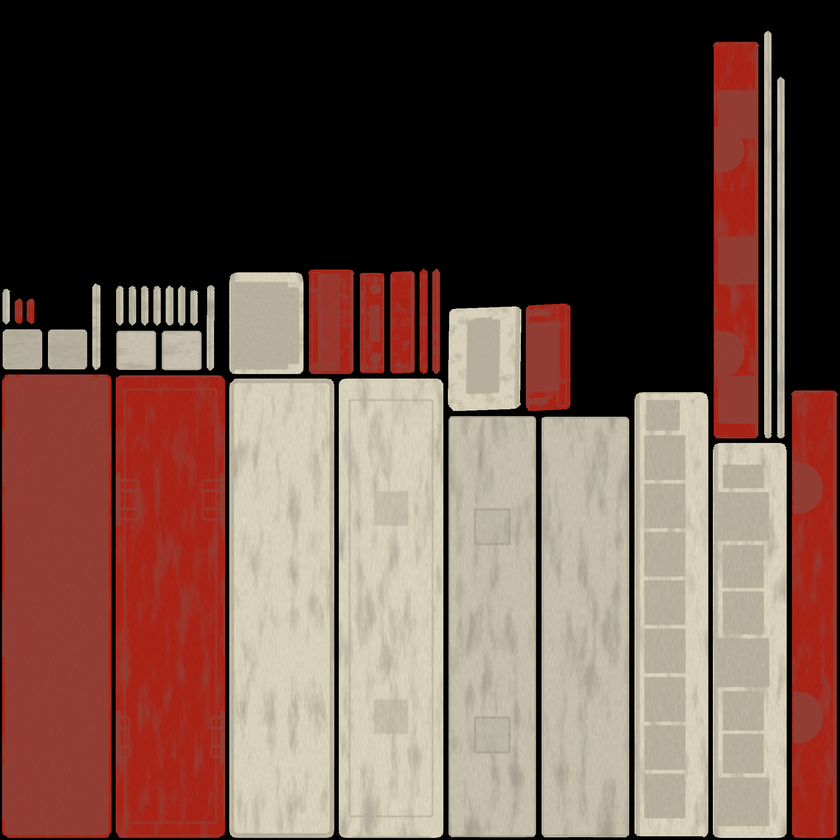
#> input picture godot/assets/models/autobus_Nadwozie_kolor.png, 840 x 840 px, shrunk from 2048 x 2048 before the run; its folder holds 4 pictures in this run
$ python bez_czerni.py ../assets/models/autobus_Nadwozie_kolor.png
#> lines starting #> are read from the running program, lines starting #| are printed output that depends on the picture
#!/usr/bin/env python3
"""Żadnej idealnej czerni na modelach: tekstury koloru (assets/models/*_kolor.png, assets/props/**/*_diff_*.jpg),
w których jest wyraźnie dużo prawie czarnych pikseli, dostają podniesiony „dół” — najciemniejsze miejsca stają się
ciemnym grafitem zamiast smoły, reszta obrazu zostaje bez zmian. Krzywa: v' = v + F·(1 − v/2F)² dla v < 2F.
Użycie: python3 tools/bez_czerni.py [--sucho]   (potem Godot --import)"""
import glob, os, sys
from PIL import Image

F = 24.0            # do jakiej jasności (0–255) podnosimy czerń
DRY = '--sucho' in sys.argv
ROOT = os.path.join(os.path.dirname(os.path.abspath(__file__)), '..', 'assets')
LUT = [int(round(v + F * (1.0 - v / (2 * F)) ** 2)) if v < 2 * F else v for v in range(256)]
files = glob.glob(os.path.join(ROOT, 'models', '*_kolor.png')) + glob.glob(os.path.join(ROOT, 'props', '**', '*_diff_*.jpg'), recursive=True) \
    + glob.glob(os.path.join(ROOT, 'props', '**', '*_diff_*.png'), recursive=True) \
    + glob.glob(os.path.join(ROOT, 'people', '*', '*_body.jpg')) + glob.glob(os.path.join(ROOT, 'people', '*', '*_head.jpg'))
done = 0
for f in sorted(files):
    im = Image.open(f)
#> im is the input picture: PIL image 840x840 RGB; mean R, G, B 108.4, 82.1, 72.3
    h = im.convert('L').histogram()
#> h = 256 values, max 267199 at index 0, min 0 at index 232, mean 2756.2
    dark = sum(h[:13]) / float(sum(h))
#> dark = 0.398
    if dark < 0.02:
        continue
    done += 1
    if DRY:
        print('%5.1f%%  %s' % (dark * 100.0, os.path.relpath(f, ROOT)))
        continue
    if im.mode == 'RGBA':
        r, g, b, a = im.split()
        out = Image.merge('RGBA', (r.point(LUT), g.point(LUT), b.point(LUT), a))
    else:
        out = Image.merge('RGB', tuple(c.point(LUT) for c in im.convert('RGB').split()))
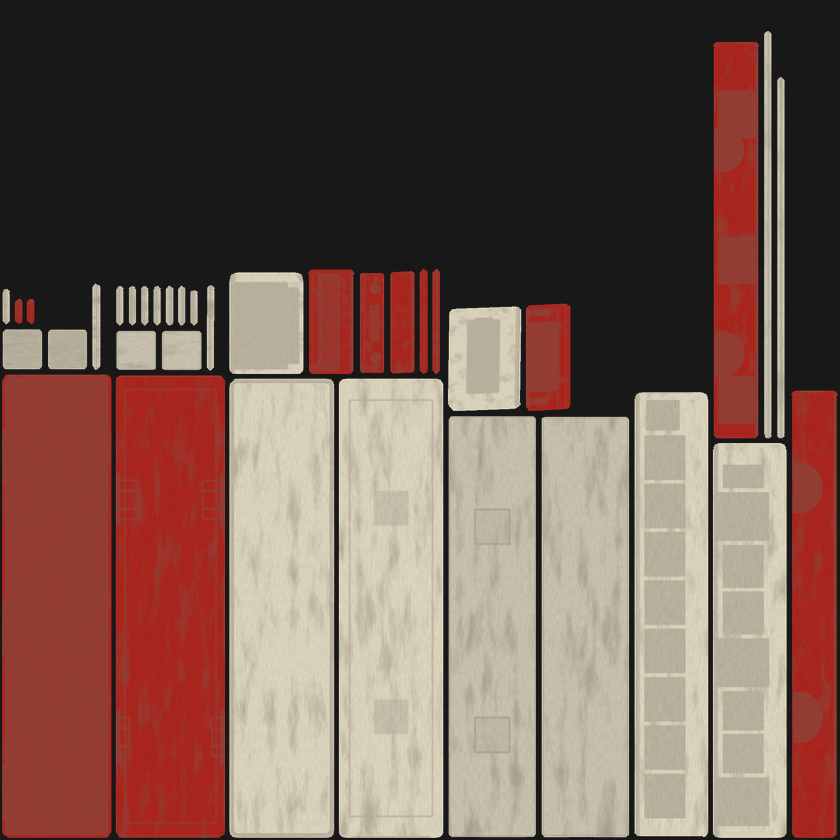
#> out: PIL image 840x840 RGB; mean R, G, B 117.9, 91.8, 82.4
    if f.lower().endswith('.jpg'):
        out.save(f, quality=92)
    else:
        out.save(f, optimize=True)
#> pass 2 of the loop `for f in sorted(files):`:
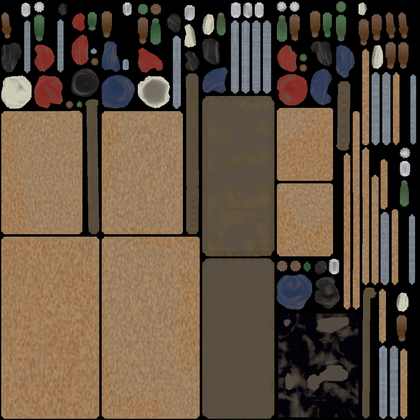
#> input picture godot/assets/models/bezd_legowisko_Legowisko_kolor.png, 420 x 420 px, shrunk from 1024 x 1024 before the run
#> im is the input picture: PIL image 420x420 RGB; mean R, G, B 95.3, 79.1, 62.6
#> h = 256 values, max 29781 at index 0, min 0 at index 226, mean 689.1
#> dark = 0.234
#> `out = Image.merge('RGB', tuple(c.point(LUT) for c in im.convert('RGB')..`:
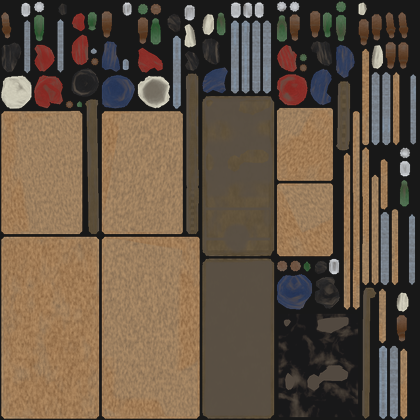
#> out: PIL image 420x420 RGB; mean R, G, B 100.9, 84.8, 68.3
#> pass 3 of the loop `for f in sorted(files):`:
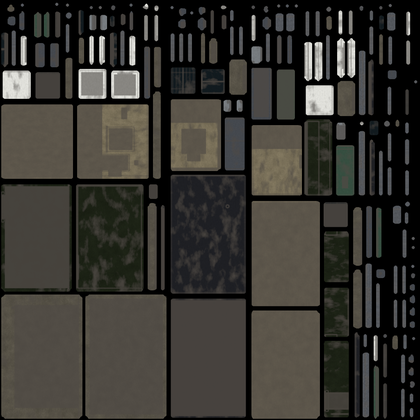
#> input picture godot/assets/models/brama_huty_Portiernia_kolor.png, 420 x 420 px, shrunk from 1024 x 1024 before the run
#> im is the input picture: PIL image 420x420 RGB; mean R, G, B 54.7, 52.8, 47.9
#> h = 256 values, max 39106 at index 0, min 0 at index 243, mean 689.1
#> dark = 0.284
#> `out = Image.merge('RGB', tuple(c.point(LUT) for c in im.convert('RGB')..`:
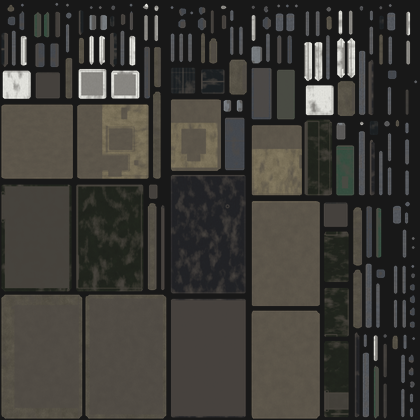
#> out: PIL image 420x420 RGB; mean R, G, B 61.9, 59.8, 55.2
#> the loop made 4 passes; the first 3 are shown
print('tekstur z czernią:', done, 'z', len(files), '(na sucho)' if DRY else '— rozjaśnione')
